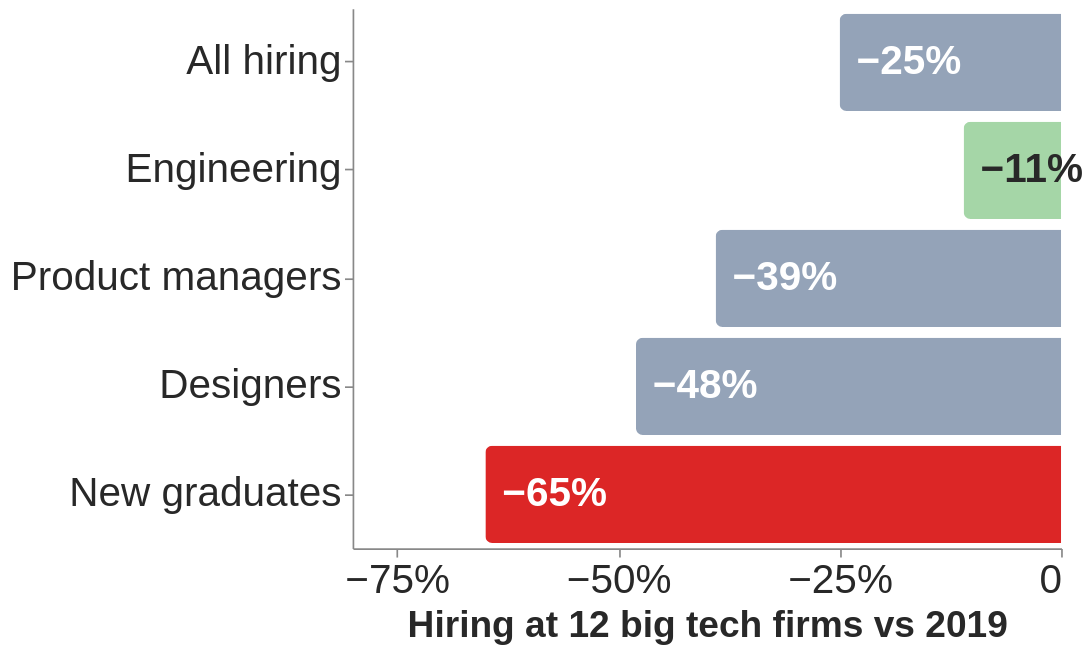

The Vega-Lite source for this figure:
### Vega-Lite specification from a JSON file in a GitHub repository (floating-point values rounded to 4 significant figures)
{"$schema": "https://vega.github.io/schema/vega-lite/v5.json", "width": 420, "height": 320, "data": {"values": [{"k": "All hiring", "v": -25, "c": "#94a3b8", "t": "−25%"}, {"k": "Engineering", "v": -11, "c": "#a5d6a7", "t": "−11%"}, {"k": "Product managers", "v": -39, "c": "#94a3b8", "t": "−39%"}, {"k": "Designers", "v": -48, "c": "#94a3b8", "t": "−48%"}, {"k": "New graduates", "v": -65, "c": "#dc2626", "t": "−65%"}]}, "layer": [{"mark": {"type": "bar", "cornerRadiusTopLeft": 4, "cornerRadiusBottomLeft": 4}, "encoding": {"y": {"field": "k", "type": "ordinal", "sort": null, "axis": {"title": null, "labelLimit": 300}}, "x": {"field": "v", "type": "quantitative", "scale": {"domain": [-80, 0]}, "axis": {"title": "Hiring at 12 big tech firms vs 2019", "grid": false, "values": [-75, -50, -25, 0], "labelExpr": "datum.value==0?'0':'−'+(-datum.value)+'%'"}}, "color": {"field": "c", "type": "nominal", "scale": null}}}, {"mark": {"type": "text", "align": "left", "dx": 10, "fontSize": 24, "fontWeight": "bold"}, "encoding": {"y": {"field": "k", "type": "ordinal", "sort": null}, "x": {"field": "v", "type": "quantitative"}, "text": {"field": "t"}, "color": {"condition": {"test": "datum.k=='Engineering'", "value": "#282828"}, "value": "#ffffff"}}}], "config": {"font": "Tahoma, Verdana, sans-serif", "axis": {"labelFontSize": 24, "titleFontSize": 22, "labelColor": "#282828", "titleColor": "#282828"}, "view": {"stroke": null}}}
